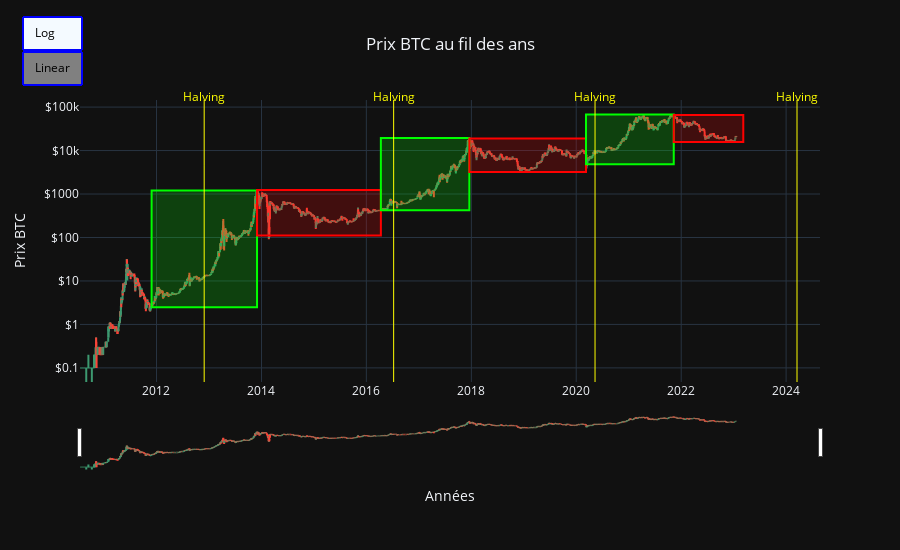

Write notebook code for a chart like this one.
### Code cell
import plotly.graph_objects as go
from datetime import datetime

fig = go.Figure(data=go.Ohlc(x=data['Date'],
                open=data['Open'],
                high=data['High'],
                low=data['Low'],
                close=data['Close']))

current_date = datetime.now().strftime('%Y-%m-%d')

x_values = {'Bull1': ('2011-11-28', '2013-12-01'), 
            'Bear1': ('2013-12-01', '2016-04-11'), 
            'Bull2': ('2016-04-11', '2017-12-18'), 
            'Bear2': ('2017-12-18', '2020-03-09'), 
            'Bull3': ('2020-03-09', '2021-11-10'),
            'Bear3': ('2021-11-10', current_date)}

y_values = {}
for name, (x0, x1) in x_values.items():
    filtered_data = data.loc[(data['Date'] >= x0) & (data['Date'] <= x1)]
    y0 = filtered_data['Close'].min()
    y1 = filtered_data['Close'].max()
    y_values[name] = (y0, y1)

# Nombre de jours Bull run et Bear market
bull_run_days = 0
bear_market_days = 0
bull_run_counter = 0
bear_market_counter = 0

for name, (x0, x1) in x_values.items():
    x0 = datetime.strptime(x0, '%Y-%m-%d')
    x1 = datetime.strptime(x1, '%Y-%m-%d')
    delta = x1 - x0
    days= delta.days
    if 'Bull' in name:
        print(f"Bull: {days} jours entre {x0} et {x1}")
        bull_run_days += days
        bull_run_counter += 1
    elif 'Bear' in name:
        print(f"Bear: {days} jours entre {x0} et {x1}")
        bear_market_days += days
        bear_market_counter += 1
    
average_bull_run = int(bull_run_days/bull_run_counter)
average_bear_market = int(bear_market_days/bear_market_counter)
print("\n*** Moyenne jours ***")
print(f"Moyenne Bull:     {average_bull_run} jours")
print(f"Moyenne Bear :    {average_bear_market} jours")

# Calcul du pourcentage de gain et de perte pour les bull et bear
print("\n*** Pourcentage ***")
bull = []
bear = []
for name, (y0, y1) in y_values.items():
    if name.startswith("Bull"):
        bull.append((y1 - y0) / y0 * 100)
    else:
        bear.append((y0 - y1) / y1 * 100)

for i in range(len(bull)): 
    print(f"Bull{i+1}, pourcentage de gain: {round(bull[i],2)} %")
for i in range(len(bear)): 
    print(f"Bear{i+1}, pourcentage de perte: {round(bear[i],2)} %")

# Créer un DataFrame à partir des données (à revoir pour mettre dès le départ)
data_bull_bear = {'Bull': [734, 616, 611],
        'Bear': [862, 812, 436],
        'Pourcentage_gain': [48176.0, 4490.77, 1299.25],
        'Pourcentage_perte': [-90.98, -82.98, -75.9]
}
df_bull_bear = pd.DataFrame(data_bull_bear)

# Afficher les statistiques de base
print("\n*** Statistiques ***")
print(df_bull_bear[['Bull','Bear','Pourcentage_gain','Pourcentage_perte']].describe())
  
green_02 = 'rgba(0, 255, 0, 0.2)'
red_02 = 'rgba(255, 0, 0, 0.2)'
fig.update_layout(template='plotly_dark',
    height = 550,
    title='Prix BTC au fil des ans',
    xaxis_title="Années",
    yaxis_title='Prix BTC',title_x=0.5,
    shapes = [# Rectangle Bull et Bear           
            dict(type='rect', x0=x_values['Bull1'][0], y0=y_values['Bull1'][0], x1=x_values['Bull1'][1], y1=y_values['Bull1'][1], fillcolor=green_02, line=dict(color='lime')),
            dict(type='rect', x0=x_values['Bear1'][0], y0=y_values['Bear1'][0], x1=x_values['Bear1'][1], y1=y_values['Bear1'][1], fillcolor=red_02, line=dict(color='red')),
            dict(type='rect', x0=x_values['Bull2'][0], y0=y_values['Bull2'][0], x1=x_values['Bull2'][1], y1=y_values['Bull2'][1], fillcolor=green_02, line=dict(color='lime')),
            dict(type='rect', x0=x_values['Bear2'][0], y0=y_values['Bear2'][0], x1=x_values['Bear2'][1], y1=y_values['Bear2'][1], fillcolor=red_02, line=dict(color='red')),
            dict(type='rect', x0=x_values['Bull3'][0], y0=y_values['Bull3'][0], x1=x_values['Bull3'][1], y1=y_values['Bull3'][1], fillcolor=green_02, line=dict(color='lime')),
            dict(type='rect', x0=x_values['Bear3'][0], y0=y_values['Bear3'][0], x1=x_values['Bear3'][1], y1=y_values['Bear3'][1], fillcolor=red_02, line=dict(color='red')),
            # Halving
            dict(x0='2012-11-28', x1='2012-11-28', y0=0, y1=1, xref='x', yref='paper',line_width=1, line_dash='dot', line_color='yellow'),
            dict(x0='2016-07-09', x1='2016-07-09', y0=0, y1=1, xref='x', yref='paper',line_width=1, line_dash='dot', line_color='yellow'),
            dict(x0='2020-05-11', x1='2020-05-11', y0=0, y1=1, xref='x', yref='paper',line_width=1, line_dash='dot', line_color='yellow'),
            dict(x0='2024-03-17', x1='2024-03-17', y0=0, y1=1, xref='x', yref='paper',line_width=1, line_dash='dot', line_color='yellow')],
    annotations=[# Halving
        dict(x='2012-11-28', y=1.05, xref='x', yref='paper',showarrow=False, xanchor='center', text='Halving', font = dict(color = 'yellow')),
        dict(x='2016-07-09', y=1.05, xref='x', yref='paper',showarrow=False, xanchor='center', text='Halving', font = dict(color = 'yellow')),
        dict(x='2020-05-11', y=1.05, xref='x', yref='paper',showarrow=False, xanchor='center', text='Halving', font = dict(color = 'yellow')),
        dict(x='2024-03-17', y=1.05, xref='x', yref='paper',showarrow=False, xanchor='center', text='Halving', font = dict(color = 'yellow'))],
    updatemenus=[
        dict(type='buttons',
             buttons=[dict(label='Log', method='relayout', args=[{'yaxis.type': 'log'}]),
                    dict(label='Linear', method='relayout',args=[{'yaxis.type': 'linear'}])],
                    x=0, y=1.3, bgcolor = 'gray', bordercolor = 'blue', borderwidth = 2, font = dict(color = 'black')
            )]
)

fig.update_yaxes(tickprefix="$", showgrid=True)
fig.update_xaxes(showgrid=True)
fig.update_layout(yaxis=dict(type='log'))

fig.show()

### Figure 1 — Plotly figure (JSON) as saved in the notebook; plotly's stock layout.template omitted (floating-point values rounded to 4 significant figures; data arrays with more than 128 entries replaced by an {"elided": "..."} marker saying what was removed)
{"data": [{"close": {"elided": "4570 float values"}, "high": {"elided": "4570 float values"}, "low": {"elided": "4570 float values"}, "open": {"elided": "4570 float values"}, "type": "ohlc", "x": {"elided": "4570 str values"}}], "layout": {"annotations": [{"font": {"color": "yellow"}, "showarrow": false, "text": "Halving", "x": "2012-11-28", "xanchor": "center", "xref": "x", "y": 1.05, "yref": "paper"}, {"font": {"color": "yellow"}, "showarrow": false, "text": "Halving", "x": "2016-07-09", "xanchor": "center", "xref": "x", "y": 1.05, "yref": "paper"}, {"font": {"color": "yellow"}, "showarrow": false, "text": "Halving", "x": "2020-05-11", "xanchor": "center", "xref": "x", "y": 1.05, "yref": "paper"}, {"font": {"color": "yellow"}, "showarrow": false, "text": "Halving", "x": "2024-03-17", "xanchor": "center", "xref": "x", "y": 1.05, "yref": "paper"}], "height": 550, "shapes": [{"fillcolor": "rgba(0, 255, 0, 0.2)", "line": {"color": "lime"}, "type": "rect", "x0": "2011-11-28", "x1": "2013-12-01", "y0": 2.5, "y1": 1207.0}, {"fillcolor": "rgba(255, 0, 0, 0.2)", "line": {"color": "red"}, "type": "rect", "x0": "2013-12-01", "x1": "2016-04-11", "y0": 111.6, "y1": 1238.0}, {"fillcolor": "rgba(0, 255, 0, 0.2)", "line": {"color": "lime"}, "type": "rect", "x0": "2016-04-11", "x1": "2017-12-18", "y0": 421.4, "y1": 19350.0}, {"fillcolor": "rgba(255, 0, 0, 0.2)", "line": {"color": "red"}, "type": "rect", "x0": "2017-12-18", "x1": "2020-03-09", "y0": 3229.0, "y1": 18970.0}, {"fillcolor": "rgba(0, 255, 0, 0.2)", "line": {"color": "lime"}, "type": "rect", "x0": "2020-03-09", "x1": "2021-11-10", "y0": 4826, "y1": 67530.0}, {"fillcolor": "rgba(255, 0, 0, 0.2)", "line": {"color": "red"}, "type": "rect", "x0": "2021-11-10", "x1": "2023-03-09", "y0": 15790.0, "y1": 65510.0}, {"line": {"color": "yellow", "dash": "dot", "width": 1}, "x0": "2012-11-28", "x1": "2012-11-28", "xref": "x", "y0": 0, "y1": 1, "yref": "paper"}, {"line": {"color": "yellow", "dash": "dot", "width": 1}, "x0": "2016-07-09", "x1": "2016-07-09", "xref": "x", "y0": 0, "y1": 1, "yref": "paper"}, {"line": {"color": "yellow", "dash": "dot", "width": 1}, "x0": "2020-05-11", "x1": "2020-05-11", "xref": "x", "y0": 0, "y1": 1, "yref": "paper"}, {"line": {"color": "yellow", "dash": "dot", "width": 1}, "x0": "2024-03-17", "x1": "2024-03-17", "xref": "x", "y0": 0, "y1": 1, "yref": "paper"}], "title": {"text": "Prix BTC au fil des ans", "x": 0.5}, "updatemenus": [{"bgcolor": "gray", "bordercolor": "blue", "borderwidth": 2, "buttons": [{"args": [{"yaxis.type": "log"}], "label": "Log", "method": "relayout"}, {"args": [{"yaxis.type": "linear"}], "label": "Linear", "method": "relayout"}], "font": {"color": "black"}, "type": "buttons", "x": 0, "y": 1.3}], "xaxis": {"showgrid": true, "title": {"text": "Années"}}, "yaxis": {"showgrid": true, "tickprefix": "$", "title": {"text": "Prix BTC"}, "type": "log"}}}
